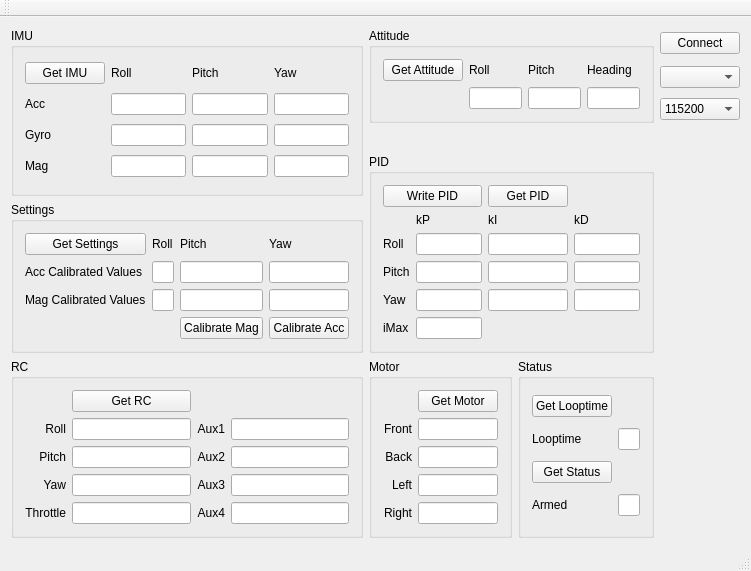
<?xml version="1.0" encoding="UTF-8"?>
<ui version="4.0">
 <class>MainWindow</class>
 <widget class="QMainWindow" name="MainWindow">
  <property name="geometry">
   <rect>
    <x>0</x>
    <y>0</y>
    <width>729</width>
    <height>521</height>
   </rect>
  </property>
  <property name="windowTitle">
   <string>MainWindow</string>
  </property>
  <widget class="QWidget" name="centralWidget">
   <layout class="QGridLayout" name="gridLayout_8">
    <item row="0" column="3">
     <widget class="QPushButton" name="connectButton">
      <property name="text">
       <string>Connect</string>
      </property>
     </widget>
    </item>
    <item row="5" column="0" rowspan="2">
     <widget class="QGroupBox" name="groupBox_3">
      <property name="title">
       <string>Settings</string>
      </property>
      <layout class="QGridLayout" name="gridLayout_4">
       <item row="3" column="0">
        <widget class="QLabel" name="label_21">
         <property name="text">
          <string>Mag Calibrated Values</string>
         </property>
        </widget>
       </item>
       <item row="2" column="1">
        <widget class="QLineEdit" name="accCaliRoll">
         <property name="readOnly">
          <bool>true</bool>
         </property>
        </widget>
       </item>
       <item row="1" column="3">
        <widget class="QLabel" name="label_22">
         <property name="text">
          <string>Yaw</string>
         </property>
        </widget>
       </item>
       <item row="3" column="1">
        <widget class="QLineEdit" name="magCaliRoll">
         <property name="readOnly">
          <bool>true</bool>
         </property>
        </widget>
       </item>
       <item row="2" column="3">
        <widget class="QLineEdit" name="accCaliYaw">
         <property name="readOnly">
          <bool>true</bool>
         </property>
        </widget>
       </item>
       <item row="3" column="2">
        <widget class="QLineEdit" name="magCaliPitch">
         <property name="readOnly">
          <bool>true</bool>
         </property>
        </widget>
       </item>
       <item row="3" column="3">
        <widget class="QLineEdit" name="magCaliYaw">
         <property name="readOnly">
          <bool>true</bool>
         </property>
        </widget>
       </item>
       <item row="2" column="0">
        <widget class="QLabel" name="label_20">
         <property name="text">
          <string>Acc Calibrated Values</string>
         </property>
        </widget>
       </item>
       <item row="1" column="1">
        <widget class="QLabel" name="label_31">
         <property name="text">
          <string>Roll</string>
         </property>
        </widget>
       </item>
       <item row="2" column="2">
        <widget class="QLineEdit" name="accCaliPitch">
         <property name="readOnly">
          <bool>true</bool>
         </property>
        </widget>
       </item>
       <item row="1" column="0">
        <widget class="QPushButton" name="getSettingsButton">
         <property name="text">
          <string>Get Settings</string>
         </property>
        </widget>
       </item>
       <item row="1" column="2">
        <widget class="QLabel" name="label_24">
         <property name="text">
          <string>Pitch</string>
         </property>
        </widget>
       </item>
       <item row="4" column="3">
        <widget class="QPushButton" name="caliAccButton">
         <property name="text">
          <string>Calibrate Acc</string>
         </property>
        </widget>
       </item>
       <item row="4" column="2">
        <widget class="QPushButton" name="caliMagButton">
         <property name="text">
          <string>Calibrate Mag</string>
         </property>
        </widget>
       </item>
      </layout>
     </widget>
    </item>
    <item row="4" column="1" rowspan="3" colspan="2">
     <widget class="QGroupBox" name="groupBox_6">
      <property name="title">
       <string>PID</string>
      </property>
      <layout class="QGridLayout" name="gridLayout_5">
       <item row="1" column="3">
        <widget class="QLabel" name="label_30">
         <property name="text">
          <string>kD</string>
         </property>
        </widget>
       </item>
       <item row="4" column="0">
        <widget class="QLabel" name="label_27">
         <property name="text">
          <string>Yaw</string>
         </property>
        </widget>
       </item>
       <item row="3" column="0">
        <widget class="QLabel" name="label_26">
         <property name="text">
          <string>Pitch</string>
         </property>
        </widget>
       </item>
       <item row="2" column="1">
        <widget class="QLineEdit" name="rollPidkP"/>
       </item>
       <item row="1" column="2">
        <widget class="QLabel" name="label_29">
         <property name="text">
          <string>kI</string>
         </property>
        </widget>
       </item>
       <item row="3" column="1">
        <widget class="QLineEdit" name="pitchPidkP"/>
       </item>
       <item row="4" column="3">
        <widget class="QLineEdit" name="yawPidkD"/>
       </item>
       <item row="4" column="2">
        <widget class="QLineEdit" name="yawPidkI"/>
       </item>
       <item row="2" column="3">
        <widget class="QLineEdit" name="rollPidkD"/>
       </item>
       <item row="2" column="0">
        <widget class="QLabel" name="label_25">
         <property name="text">
          <string>Roll</string>
         </property>
        </widget>
       </item>
       <item row="1" column="1">
        <widget class="QLabel" name="label_28">
         <property name="text">
          <string>kP</string>
         </property>
        </widget>
       </item>
       <item row="3" column="2">
        <widget class="QLineEdit" name="pitchPidkI"/>
       </item>
       <item row="0" column="2">
        <widget class="QPushButton" name="getPidButton">
         <property name="text">
          <string>Get PID</string>
         </property>
        </widget>
       </item>
       <item row="4" column="1">
        <widget class="QLineEdit" name="yawPidkP"/>
       </item>
       <item row="2" column="2">
        <widget class="QLineEdit" name="rollPidkI"/>
       </item>
       <item row="3" column="3">
        <widget class="QLineEdit" name="pitchPidkD"/>
       </item>
       <item row="0" column="0" colspan="2">
        <widget class="QPushButton" name="writePidButton">
         <property name="text">
          <string>Write PID</string>
         </property>
        </widget>
       </item>
       <item row="5" column="1">
        <widget class="QLineEdit" name="PidiMax"/>
       </item>
       <item row="5" column="0">
        <widget class="QLabel" name="label_23">
         <property name="text">
          <string>iMax</string>
         </property>
         <property name="alignment">
          <set>Qt::AlignLeading|Qt::AlignLeft|Qt::AlignVCenter</set>
         </property>
        </widget>
       </item>
      </layout>
     </widget>
    </item>
    <item row="0" column="0" rowspan="5">
     <widget class="QGroupBox" name="groupBox_5">
      <property name="title">
       <string>IMU</string>
      </property>
      <layout class="QGridLayout" name="gridLayout_6">
       <item row="1" column="1">
        <widget class="QLabel" name="label_7">
         <property name="text">
          <string>Roll</string>
         </property>
        </widget>
       </item>
       <item row="1" column="2">
        <widget class="QLabel" name="label_8">
         <property name="text">
          <string>Pitch</string>
         </property>
        </widget>
       </item>
       <item row="1" column="3">
        <widget class="QLabel" name="label_9">
         <property name="text">
          <string>Yaw</string>
         </property>
        </widget>
       </item>
       <item row="2" column="0">
        <widget class="QLabel" name="label_4">
         <property name="text">
          <string>Acc</string>
         </property>
        </widget>
       </item>
       <item row="2" column="1">
        <widget class="QLineEdit" name="accRollLine">
         <property name="readOnly">
          <bool>true</bool>
         </property>
        </widget>
       </item>
       <item row="2" column="2">
        <widget class="QLineEdit" name="accPitchLine">
         <property name="readOnly">
          <bool>true</bool>
         </property>
        </widget>
       </item>
       <item row="2" column="3">
        <widget class="QLineEdit" name="accYawLine">
         <property name="readOnly">
          <bool>true</bool>
         </property>
        </widget>
       </item>
       <item row="3" column="0">
        <widget class="QLabel" name="label_5">
         <property name="text">
          <string>Gyro</string>
         </property>
        </widget>
       </item>
       <item row="3" column="1">
        <widget class="QLineEdit" name="gyroRollLine">
         <property name="readOnly">
          <bool>true</bool>
         </property>
        </widget>
       </item>
       <item row="3" column="2">
        <widget class="QLineEdit" name="gyroPitchLine">
         <property name="readOnly">
          <bool>true</bool>
         </property>
        </widget>
       </item>
       <item row="3" column="3">
        <widget class="QLineEdit" name="gyroYawLine">
         <property name="readOnly">
          <bool>true</bool>
         </property>
        </widget>
       </item>
       <item row="4" column="0">
        <widget class="QLabel" name="label_6">
         <property name="text">
          <string>Mag</string>
         </property>
        </widget>
       </item>
       <item row="4" column="1">
        <widget class="QLineEdit" name="magRollLine">
         <property name="readOnly">
          <bool>true</bool>
         </property>
        </widget>
       </item>
       <item row="4" column="2">
        <widget class="QLineEdit" name="magPitchLine">
         <property name="readOnly">
          <bool>true</bool>
         </property>
        </widget>
       </item>
       <item row="4" column="3">
        <widget class="QLineEdit" name="magYawLine">
         <property name="readOnly">
          <bool>true</bool>
         </property>
        </widget>
       </item>
       <item row="1" column="0">
        <widget class="QPushButton" name="getIMUButton">
         <property name="text">
          <string>Get IMU</string>
         </property>
        </widget>
       </item>
      </layout>
     </widget>
    </item>
    <item row="7" column="0">
     <widget class="QGroupBox" name="groupBox_2">
      <property name="title">
       <string>RC</string>
      </property>
      <layout class="QGridLayout" name="gridLayout_3">
       <item row="1" column="0">
        <widget class="QLabel" name="label_12">
         <property name="text">
          <string>Roll</string>
         </property>
         <property name="alignment">
          <set>Qt::AlignRight|Qt::AlignTrailing|Qt::AlignVCenter</set>
         </property>
        </widget>
       </item>
       <item row="1" column="1">
        <widget class="QLineEdit" name="rcRoll">
         <property name="readOnly">
          <bool>true</bool>
         </property>
        </widget>
       </item>
       <item row="1" column="2">
        <widget class="QLabel" name="label_17">
         <property name="text">
          <string>Aux1</string>
         </property>
         <property name="alignment">
          <set>Qt::AlignRight|Qt::AlignTrailing|Qt::AlignVCenter</set>
         </property>
        </widget>
       </item>
       <item row="1" column="3">
        <widget class="QLineEdit" name="rcAux1">
         <property name="readOnly">
          <bool>true</bool>
         </property>
        </widget>
       </item>
       <item row="2" column="0">
        <widget class="QLabel" name="label_13">
         <property name="text">
          <string>Pitch</string>
         </property>
         <property name="alignment">
          <set>Qt::AlignRight|Qt::AlignTrailing|Qt::AlignVCenter</set>
         </property>
        </widget>
       </item>
       <item row="2" column="1">
        <widget class="QLineEdit" name="rcPitch">
         <property name="readOnly">
          <bool>true</bool>
         </property>
        </widget>
       </item>
       <item row="2" column="2">
        <widget class="QLabel" name="label_18">
         <property name="text">
          <string>Aux2</string>
         </property>
         <property name="alignment">
          <set>Qt::AlignRight|Qt::AlignTrailing|Qt::AlignVCenter</set>
         </property>
        </widget>
       </item>
       <item row="2" column="3">
        <widget class="QLineEdit" name="rcAux2">
         <property name="readOnly">
          <bool>true</bool>
         </property>
        </widget>
       </item>
       <item row="3" column="0">
        <widget class="QLabel" name="label_14">
         <property name="text">
          <string>Yaw</string>
         </property>
         <property name="alignment">
          <set>Qt::AlignRight|Qt::AlignTrailing|Qt::AlignVCenter</set>
         </property>
        </widget>
       </item>
       <item row="3" column="1">
        <widget class="QLineEdit" name="rcYaw">
         <property name="readOnly">
          <bool>true</bool>
         </property>
        </widget>
       </item>
       <item row="3" column="2">
        <widget class="QLabel" name="label_19">
         <property name="text">
          <string>Aux3</string>
         </property>
         <property name="alignment">
          <set>Qt::AlignRight|Qt::AlignTrailing|Qt::AlignVCenter</set>
         </property>
        </widget>
       </item>
       <item row="3" column="3">
        <widget class="QLineEdit" name="rcAux3">
         <property name="readOnly">
          <bool>true</bool>
         </property>
        </widget>
       </item>
       <item row="4" column="0">
        <widget class="QLabel" name="label_16">
         <property name="text">
          <string>Throttle</string>
         </property>
         <property name="alignment">
          <set>Qt::AlignRight|Qt::AlignTrailing|Qt::AlignVCenter</set>
         </property>
        </widget>
       </item>
       <item row="4" column="1">
        <widget class="QLineEdit" name="rcThrottle">
         <property name="readOnly">
          <bool>true</bool>
         </property>
        </widget>
       </item>
       <item row="4" column="2">
        <widget class="QLabel" name="label_15">
         <property name="text">
          <string>Aux4</string>
         </property>
         <property name="alignment">
          <set>Qt::AlignRight|Qt::AlignTrailing|Qt::AlignVCenter</set>
         </property>
        </widget>
       </item>
       <item row="4" column="3">
        <widget class="QLineEdit" name="rcAux4">
         <property name="readOnly">
          <bool>true</bool>
         </property>
        </widget>
       </item>
       <item row="0" column="1">
        <widget class="QPushButton" name="getRcButton">
         <property name="text">
          <string>Get RC</string>
         </property>
        </widget>
       </item>
      </layout>
     </widget>
    </item>
    <item row="7" column="1">
     <widget class="QGroupBox" name="groupBox">
      <property name="title">
       <string>Motor</string>
      </property>
      <layout class="QGridLayout" name="gridLayout_2">
       <item row="1" column="2">
        <widget class="QLineEdit" name="frontMotor">
         <property name="readOnly">
          <bool>true</bool>
         </property>
        </widget>
       </item>
       <item row="1" column="1">
        <widget class="QLabel" name="label">
         <property name="text">
          <string>Front</string>
         </property>
         <property name="alignment">
          <set>Qt::AlignRight|Qt::AlignTrailing|Qt::AlignVCenter</set>
         </property>
        </widget>
       </item>
       <item row="3" column="1">
        <widget class="QLabel" name="label_10">
         <property name="text">
          <string>Left</string>
         </property>
         <property name="alignment">
          <set>Qt::AlignRight|Qt::AlignTrailing|Qt::AlignVCenter</set>
         </property>
        </widget>
       </item>
       <item row="2" column="1">
        <widget class="QLabel" name="label_2">
         <property name="text">
          <string>Back</string>
         </property>
         <property name="alignment">
          <set>Qt::AlignRight|Qt::AlignTrailing|Qt::AlignVCenter</set>
         </property>
        </widget>
       </item>
       <item row="4" column="1">
        <widget class="QLabel" name="label_11">
         <property name="text">
          <string>Right</string>
         </property>
         <property name="alignment">
          <set>Qt::AlignRight|Qt::AlignTrailing|Qt::AlignVCenter</set>
         </property>
        </widget>
       </item>
       <item row="4" column="2">
        <widget class="QLineEdit" name="rightMotor">
         <property name="readOnly">
          <bool>true</bool>
         </property>
        </widget>
       </item>
       <item row="3" column="2">
        <widget class="QLineEdit" name="leftMotor">
         <property name="readOnly">
          <bool>true</bool>
         </property>
        </widget>
       </item>
       <item row="2" column="2">
        <widget class="QLineEdit" name="backMotor">
         <property name="readOnly">
          <bool>true</bool>
         </property>
        </widget>
       </item>
       <item row="0" column="2">
        <widget class="QPushButton" name="getMotorButton">
         <property name="text">
          <string>Get Motor</string>
         </property>
        </widget>
       </item>
      </layout>
     </widget>
    </item>
    <item row="7" column="2">
     <widget class="QGroupBox" name="groupBox_7">
      <property name="title">
       <string>Status</string>
      </property>
      <layout class="QGridLayout" name="gridLayout_7">
       <item row="1" column="1">
        <widget class="QLineEdit" name="loopTime">
         <property name="readOnly">
          <bool>true</bool>
         </property>
        </widget>
       </item>
       <item row="1" column="0">
        <widget class="QLabel" name="label_32">
         <property name="text">
          <string>Looptime</string>
         </property>
        </widget>
       </item>
       <item row="3" column="1">
        <widget class="QLineEdit" name="armedStatus">
         <property name="readOnly">
          <bool>true</bool>
         </property>
        </widget>
       </item>
       <item row="3" column="0">
        <widget class="QLabel" name="label_35">
         <property name="text">
          <string>Armed</string>
         </property>
        </widget>
       </item>
       <item row="2" column="0">
        <widget class="QPushButton" name="statusButton">
         <property name="text">
          <string>Get Status</string>
         </property>
        </widget>
       </item>
       <item row="0" column="0">
        <widget class="QPushButton" name="pushButton">
         <property name="text">
          <string>Get Looptime</string>
         </property>
        </widget>
       </item>
      </layout>
     </widget>
    </item>
    <item row="1" column="3">
     <widget class="QComboBox" name="portBox"/>
    </item>
    <item row="2" column="3">
     <widget class="QComboBox" name="baudBox">
      <property name="currentText">
       <string>115200</string>
      </property>
      <property name="currentIndex">
       <number>3</number>
      </property>
      <item>
       <property name="text">
        <string>9600</string>
       </property>
      </item>
      <item>
       <property name="text">
        <string>34800</string>
       </property>
      </item>
      <item>
       <property name="text">
        <string>57600</string>
       </property>
      </item>
      <item>
       <property name="text">
        <string>115200</string>
       </property>
      </item>
     </widget>
    </item>
    <item row="0" column="1" rowspan="3" colspan="2">
     <widget class="QGroupBox" name="groupBox_4">
      <property name="title">
       <string>Attitude</string>
      </property>
      <layout class="QGridLayout" name="gridLayout">
       <item row="0" column="0">
        <widget class="QPushButton" name="getAttButton">
         <property name="text">
          <string>Get Attitude</string>
         </property>
        </widget>
       </item>
       <item row="0" column="1">
        <widget class="QLabel" name="label_34">
         <property name="text">
          <string>Roll</string>
         </property>
        </widget>
       </item>
       <item row="0" column="2">
        <widget class="QLabel" name="label_33">
         <property name="text">
          <string>Pitch</string>
         </property>
        </widget>
       </item>
       <item row="0" column="3">
        <widget class="QLabel" name="label_3">
         <property name="text">
          <string>Heading</string>
         </property>
        </widget>
       </item>
       <item row="1" column="1">
        <widget class="QLineEdit" name="attRollLine">
         <property name="readOnly">
          <bool>true</bool>
         </property>
        </widget>
       </item>
       <item row="1" column="2">
        <widget class="QLineEdit" name="attPitchLine">
         <property name="readOnly">
          <bool>true</bool>
         </property>
        </widget>
       </item>
       <item row="1" column="3">
        <widget class="QLineEdit" name="attHeadingLine">
         <property name="readOnly">
          <bool>true</bool>
         </property>
        </widget>
       </item>
      </layout>
     </widget>
    </item>
   </layout>
  </widget>
  <widget class="QMenuBar" name="menuBar">
   <property name="geometry">
    <rect>
     <x>0</x>
     <y>0</y>
     <width>729</width>
     <height>21</height>
    </rect>
   </property>
  </widget>
  <widget class="QToolBar" name="mainToolBar">
   <attribute name="toolBarArea">
    <enum>TopToolBarArea</enum>
   </attribute>
   <attribute name="toolBarBreak">
    <bool>false</bool>
   </attribute>
  </widget>
  <widget class="QStatusBar" name="statusBar"/>
 </widget>
 <layoutdefault spacing="6" margin="11"/>
 <tabstops>
  <tabstop>connectButton</tabstop>
  <tabstop>accRollLine</tabstop>
  <tabstop>accPitchLine</tabstop>
  <tabstop>accYawLine</tabstop>
  <tabstop>gyroRollLine</tabstop>
  <tabstop>gyroPitchLine</tabstop>
  <tabstop>gyroYawLine</tabstop>
  <tabstop>magRollLine</tabstop>
  <tabstop>magPitchLine</tabstop>
  <tabstop>magYawLine</tabstop>
  <tabstop>getAttButton</tabstop>
  <tabstop>attRollLine</tabstop>
  <tabstop>attPitchLine</tabstop>
  <tabstop>attHeadingLine</tabstop>
  <tabstop>accCaliRoll</tabstop>
  <tabstop>accCaliPitch</tabstop>
  <tabstop>accCaliYaw</tabstop>
  <tabstop>magCaliRoll</tabstop>
  <tabstop>magCaliPitch</tabstop>
  <tabstop>magCaliYaw</tabstop>
  <tabstop>writePidButton</tabstop>
  <tabstop>getPidButton</tabstop>
  <tabstop>rollPidkP</tabstop>
  <tabstop>rollPidkI</tabstop>
  <tabstop>pitchPidkP</tabstop>
  <tabstop>pitchPidkI</tabstop>
  <tabstop>yawPidkP</tabstop>
  <tabstop>yawPidkI</tabstop>
 </tabstops>
 <resources/>
 <connections/>
</ui>
